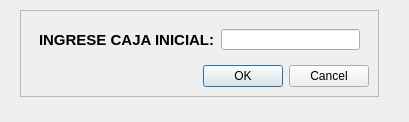
<?xml version="1.0" encoding="UTF-8"?>
<ui version="4.0">
 <class>Dialog</class>
 <widget class="QDialog" name="Dialog">
  <property name="geometry">
   <rect>
    <x>0</x>
    <y>0</y>
    <width>409</width>
    <height>122</height>
   </rect>
  </property>
  <property name="windowTitle">
   <string>Dialog</string>
  </property>
  <widget class="QFrame" name="frame">
   <property name="geometry">
    <rect>
     <x>20</x>
     <y>10</y>
     <width>359</width>
     <height>87</height>
    </rect>
   </property>
   <property name="frameShape">
    <enum>QFrame::StyledPanel</enum>
   </property>
   <property name="frameShadow">
    <enum>QFrame::Raised</enum>
   </property>
   <layout class="QVBoxLayout" name="verticalLayout">
    <item>
     <widget class="QWidget" name="widget" native="true">
      <layout class="QHBoxLayout" name="horizontalLayout">
       <item>
        <widget class="QLabel" name="label">
         <property name="font">
          <font>
           <pointsize>11</pointsize>
           <weight>75</weight>
           <bold>true</bold>
          </font>
         </property>
         <property name="text">
          <string>INGRESE CAJA INICIAL:</string>
         </property>
        </widget>
       </item>
       <item>
        <widget class="QLineEdit" name="lineDinero"/>
       </item>
      </layout>
     </widget>
    </item>
    <item>
     <widget class="QDialogButtonBox" name="buttonBox">
      <property name="orientation">
       <enum>Qt::Horizontal</enum>
      </property>
      <property name="standardButtons">
       <set>QDialogButtonBox::Cancel|QDialogButtonBox::Ok</set>
      </property>
     </widget>
    </item>
   </layout>
  </widget>
 </widget>
 <resources/>
 <connections>
  <connection>
   <sender>buttonBox</sender>
   <signal>accepted()</signal>
   <receiver>Dialog</receiver>
   <slot>accept()</slot>
   <hints>
    <hint type="sourcelabel">
     <x>248</x>
     <y>254</y>
    </hint>
    <hint type="destinationlabel">
     <x>157</x>
     <y>274</y>
    </hint>
   </hints>
  </connection>
  <connection>
   <sender>buttonBox</sender>
   <signal>rejected()</signal>
   <receiver>Dialog</receiver>
   <slot>reject()</slot>
   <hints>
    <hint type="sourcelabel">
     <x>316</x>
     <y>260</y>
    </hint>
    <hint type="destinationlabel">
     <x>286</x>
     <y>274</y>
    </hint>
   </hints>
  </connection>
 </connections>
</ui>
